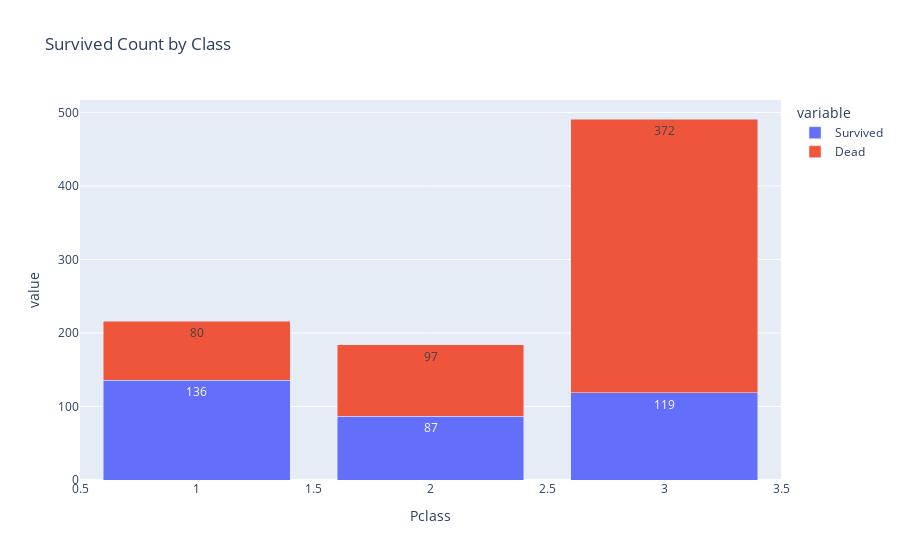

Write notebook code for a chart like this one.
### Code cell
fig = px.bar(df_transpose,
       x=df_transpose.index,
       y=df_transpose.columns,
       barmode ='stack',
       text_auto = True,
       title ='Survived Count by Class')
fig.show()

### Figure 1 — Plotly figure (JSON) as saved in the notebook; plotly's stock layout.template omitted (floating-point values rounded to 4 significant figures)
{"data": [{"hovertemplate": "variable=Survived<br>Pclass=%{x}<br>value=%{y}<extra></extra>", "legendgroup": "Survived", "marker": {"color": "#636efa", "pattern": {"shape": ""}}, "name": "Survived", "orientation": "v", "showlegend": true, "textposition": "auto", "texttemplate": "%{y}", "type": "bar", "x": [1, 3, 2], "xaxis": "x", "y": [136, 119, 87], "yaxis": "y"}, {"hovertemplate": "variable=Dead<br>Pclass=%{x}<br>value=%{y}<extra></extra>", "legendgroup": "Dead", "marker": {"color": "#EF553B", "pattern": {"shape": ""}}, "name": "Dead", "orientation": "v", "showlegend": true, "textposition": "auto", "texttemplate": "%{y}", "type": "bar", "x": [1, 3, 2], "xaxis": "x", "y": [80, 372, 97], "yaxis": "y"}], "layout": {"barmode": "stack", "legend": {"title": {"text": "variable"}, "tracegroupgap": 0}, "title": {"text": "Survived Count by Class"}, "xaxis": {"anchor": "y", "domain": [0, 1], "title": {"text": "Pclass"}}, "yaxis": {"anchor": "x", "domain": [0, 1], "title": {"text": "value"}}}}
